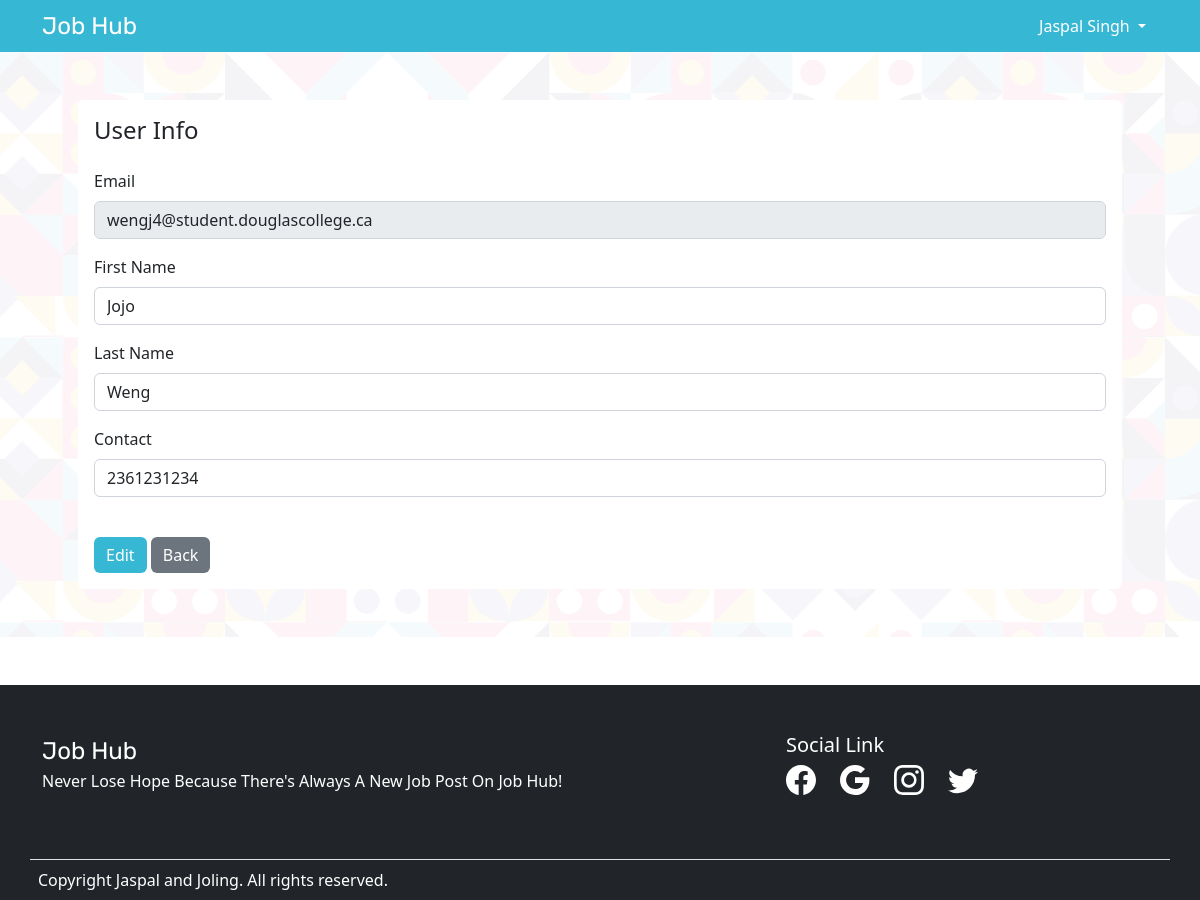
The app's page /controllers/User_details.controller.php?action=edit&id=3 (signed in) with its own data.
### tables this page shows
CREATE TABLE Users (
  UserID INT NOT NULL AUTO_INCREMENT,
  Fname VARCHAR(50) NOT NULL,
  Lname VARCHAR(50) DEFAULT NULL,
  Email VARCHAR(50) NOT NULL UNIQUE,
  Phone VARCHAR(20) NOT NULL,
  Password VARCHAR(500) NOT NULL,
  Role CHAR(6) NOT NULL,
  Agreement TINYINT(1) NOT NULL,
  PRIMARY KEY ( UserID )
);

### inc/Utilities/PDOService.php (called while the page is built, shortened)
<?php
    class PDOService {
        private  $_host = DB_HOST;
        private  $_user = DB_USER;
        private  $_pass = DB_PASS;
        private  $_dbname = DB_NAME;
        private  $_dbport = DB_PORT;
        private  $_dbh;
        private $_className;
        private  $_pstmt;
        public function __construct(string $className) {
            $this->_className = $className;
            $dsn = 'mysql:host=' . $this->_host . ';dbname=' . $this->_dbname.';port='.$this->_dbport;
            $options = array (
                PDO::ATTR_PERSISTENT => true,
                PDO::ATTR_ERRMODE => PDO::ERRMODE_EXCEPTION );
            try {
                $this->_dbh = new PDO($dsn, $this->_user, $this->_pass, $options);
            } catch (PDOException $pe)   {
                $this->_error = $pe->getMessage();
            }
        }
        public function query(string $query)    {
            $this->_pstmt = $this->_dbh->prepare($query);
        }
        public function bind($param, $value, $type=null)    {
            if (is_null($type)) {
                switch (true) {
                    default:
                    $type = PDO::PARAM_STR;
                    break;
                    }
                }
            $this->_pstmt->bindValue($param, $value, $type);
        }
        public function execute()   {
            return $this->_pstmt->execute();
        }
        public function singleResult()  {
            $this->_pstmt->setFetchMode(PDO::FETCH_CLASS, $this->_className);
            return $this->_pstmt->fetch(PDO::FETCH_CLASS);
        }
    }
?>

### inc/Utilities/UsersDAO.class.php (called while the page is built, shortened)
<?php
    class UsersDAO{
        private static $db;
        static function initialize(string $className)    {
            self::$db = new PDOService($className);
        }
        static function getUserById($userId): Users
        {
            try
            {
                    $sql ="SELECT * FROM users WHERE UserID=:UserID";
                    self::$db->query($sql);
                    self::$db->bind(':UserID', $userId);
                    self::$db->execute();
                    return self::$db->singleResult();
            }
            catch(Exception $ex)
            {
                echo $ex->getMessage();
                error_log($ex->getMessage());
            }
        }
    }
?>

### models/Users.class.php (called while the page is built, shortened)
<?php
    class Users{
        private $Fname;
        private $Lname;
        private $Email;
        private $Phone;
        function getFname() : string{
            return $this->Fname;
        }
        function getLname() : string{
            return $this->Lname;
        }
        function getEmail() : string{
            return $this->Email;
        }
        function getPhone() : int{
            return $this->Phone;
        }
    }
?>

### views/User_details.page.php (the view, shortened to what this page needs)
<?php
class PageUserDetails
{
    static $errors = [];
    static function userInfo(Users $user)
    {
        ?>
                <main class="innerMain">
                    <div class="container p-5">
                        <div class="card inneradminDetails w-100 m-auto">
                            <div class="card-body">
                                <h4> User Info</h4>
                                <form class=" col mt-4"  action="<?= $_SERVER["PHP_SELF"]; ?>" method="post">
                                    <div class="mb-3">
                                        <label for="email" class="form-label">Email</label>
                                        <input type="email" disabled class="form-control" value="<?=$user->getEmail();?>" id="email" name = "email" aria-describedby="email">
                                    </div>
                                    <div class="mb-3">
                                        <label for="name" class="form-label">First Name</label>
                                        <input type="text" class="form-control" id="name" name="fname" value="<?=empty(self::$errors['fname'])?$user->getFName():''?>" aria-describedby="fname">
                                    </div>
                                    <div class="mb-3">
                                        <label for="name" class="form-label">Last Name</label>
                                        <input type="text" class="form-control" id="name" name="lname" value="<?=empty(self::$errors['lname'])?$user->getLName():''?>"aria-describedby="lname">
                                    </div>
                                    <div class="mb-3">
                                        <label for="phone" class="form-label">Contact</label>
                                        <input type="tel" class="form-control" id="phone" name="phone" value="<?=empty(self::$errors['phone'])?$user->getPhone():''?>">
                                    </div>
                                    <button type="submit" class="btn btn-primary mt-4">Edit</button>
                                    <a href="../controllers/Admin.controller.php" class="btn btn-secondary mt-4">Back</a>
                                </form>
                            </div>
                        </div>
                </main>
        <?php
    }
}

### css/custom.css (style rules this page uses)
* { box-sizing: border-box; }
a { text-decoration: none; color:#000 }
.btn { border:none!important }
.bg-primary,.btn-primary { background:#36b7d3!important }
.inneradminDetails { border:none;z-index:999 }
.innerMain { background:url("../images/bg-inner.png");background-position: top; }

### records on screen
users: email "wengj4@student.douglascollege.ca", fname "Jojo", lname "Weng", phone "2361231234"

### other values on screen
$_SESSION['username']['Name'] "Jaspal Singh"
